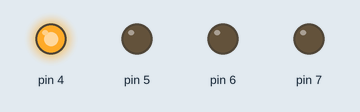
This sketch was run on a simulated Arduino Uno, built with avr-gcc and run on an emulated ATmega328P. Shown: output pins drawn as LEDs (lit = HIGH).

Above: at 0.05 s.
Timing chart, 0 to 3.0 s (numbered marks = the images above):
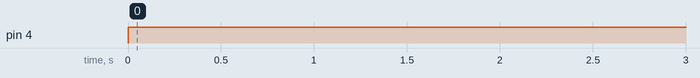

Measured:
- by itself, pin 4: LOW → HIGH at 0.00 s

The sketch:

aufgabe7.ino
```cpp
const int a = 440;

void setup() {
  // put your setup code here, to run once:
  pinMode(4, OUTPUT);
  pinMode(5, OUTPUT);
  pinMode(6, OUTPUT);
  pinMode(7, OUTPUT);
  pinMode(1, INPUT);
  pinMode(2, INPUT);
  pinMode(3, INPUT);
}

void loop() {
  // put your main code here, to run repeatedly:
  if(1 == HIGH) {
    digitalWrite(4, HIGH);
    delay(2000);
    digitalWrite(4, LOW);
  }

  if(2 == HIGH) {
    digitalWrite(5, HIGH);
    delay(2000);
    digitalWrite(5, LOW);
  }

  if(1 == HIGH && 2 == HIGH || 1 == HIGH && 3 == HIGH) {
    digitalWrite(6, HIGH);
    tone(7, 440, 5000);
    digitalWrite(6, LOW);
  }
}
```
